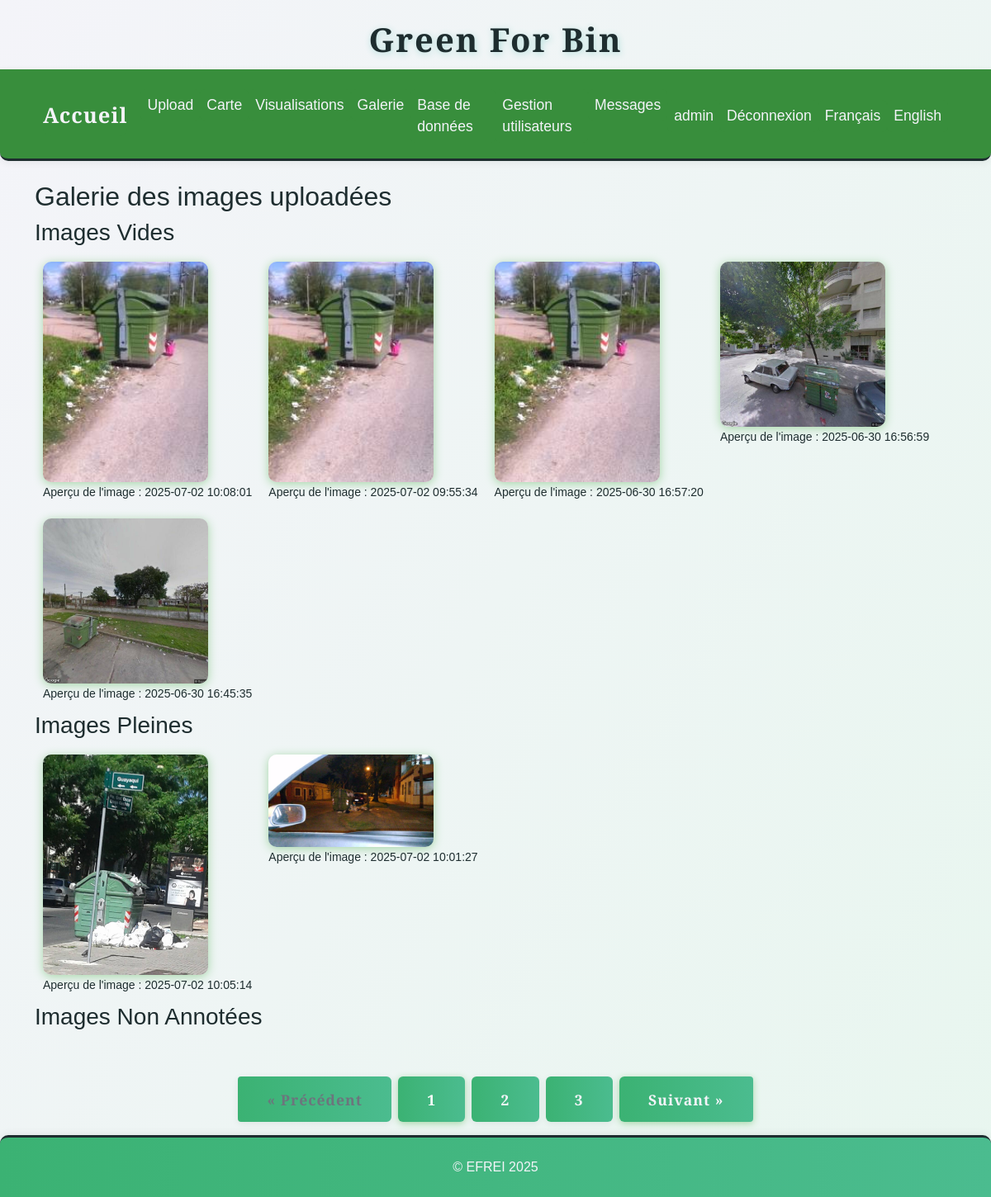
Screenshot of /gallery (signed in) with the database file from the repository.
### tables this page shows
CREATE TABLE images (
                id INTEGER PRIMARY KEY AUTOINCREMENT,
                filename TEXT,
                upload_date TEXT,
                annotation TEXT,
                width INTEGER,
                height INTEGER,
                file_size INTEGER,
                avg_color TEXT,
                hist_rgb TEXT,
                hist_lum TEXT,
                contrast INTEGER,
                contour_count INTEGER,
                localisation TEXT
            );

### app.py (the view)
@app.route('/gallery')
@login_required
def gallery():
    page = int(request.args.get('page', 1))
    per_page = 5
    offset = (page - 1) * per_page
    with sqlite3.connect(DB_PATH) as conn:
        c = conn.cursor()
        c.execute("SELECT COUNT(*) FROM images WHERE annotation LIKE '%vide%'")
        total_vides = c.fetchone()[0]
        c.execute("SELECT filename, upload_date FROM images WHERE annotation LIKE '%vide%' ORDER BY upload_date DESC LIMIT ? OFFSET ?", (per_page, offset))
        vides = c.fetchall()
        c.execute("SELECT COUNT(*) FROM images WHERE annotation LIKE '%pleine%'")
        total_pleines = c.fetchone()[0]
        c.execute("SELECT filename, upload_date FROM images WHERE annotation LIKE '%pleine%' ORDER BY upload_date DESC LIMIT ? OFFSET ?", (per_page, offset))
        pleines = c.fetchall()
        c.execute("SELECT COUNT(*) FROM images WHERE annotation IS NULL OR annotation = ''")
        total_non_label = c.fetchone()[0]
        c.execute("SELECT filename, upload_date FROM images WHERE annotation IS NULL OR annotation = '' ORDER BY upload_date DESC LIMIT ? OFFSET ?", (per_page, offset))
        non_labelisees = c.fetchall()
    total_pages = max(ceil(max(total_vides, total_pleines, total_non_label) / per_page), 1)
    return render_template('gallery.html', vides=vides, pleines=pleines, non_labelisees=non_labelisees, page=page, total_pages=total_pages)

### app.py (called while the page is built)
def get_locale():
    return session.get('lang', request.accept_languages.best_match(['en', 'fr']))

@app.context_processor
def inject_locale():
    return dict(get_locale=get_locale)

def login_required(f):
    @wraps(f)
    def decorated_function(*args, **kwargs):
        if 'user_id' not in session:
            flash('Vous devez être connecté pour accéder à cette page.', 'error')
            return redirect(url_for('login'))
        return f(*args, **kwargs)
    return decorated_function

### templates/gallery.html (shortened to what this page needs)
{% extends "base.html" %}
{% block content %}
    <h2>{{ _('Galerie des images uploadées') }}</h2>
    <h3>{{ _('Images Vides') }}</h3>
    <div style="display: flex; flex-wrap: wrap;">
        {% for image in vides %}
            <div style="margin: 10px;">
                <img src="{{ url_for('static', filename='uploads/' + image[0]) }}" width="200" loading="lazy"><br>
                <small>{{ _('Aperçu de l\'image') }} : {{ image[1] }}</small>
            </div>
        {% endfor %}
    </div>
    <h3>{{ _('Images Pleines') }}</h3>
    <div style="display: flex; flex-wrap: wrap;">
        {% for image in pleines %}
            <div style="margin: 10px;">
                <img src="{{ url_for('static', filename='uploads/' + image[0]) }}" width="200" loading="lazy"><br>
                <small>{{ _('Aperçu de l\'image') }} : {{ image[1] }}</small>
            </div>
        {% endfor %}
    </div>
    <h3>{{ _('Images Non Annotées') }}</h3>
    {% include "pagination.html" %}
{% endblock %}

### static/css/style.css (style rules this page uses)
:root { --green-dark: #22332a; --green: #3b5249; --green-light: #6e8b7b; --beige: #f6f5ec; --white: #fff; --black: #222; --radius: 2.5rem; --shadow: 0 4px 24px rgba(34,51,42,0.10); --transition: all 0.3s cubic-bezier(.4,0,.2,1); }
html, body { height: 100%; margin: 0; padding: 0; }
body { display: flex; flex-direction: column; min-height: 100vh; }

### static/css/greenforbin.css (style rules this page uses)
body { background: linear-gradient(135deg, #e8f5e9 0%, #c8e6c9 100%); color: #234d20; font-family: 'Segoe UI', 'Roboto', Arial, sans-serif; min-height: 100vh; }
img { border-radius: 10px; box-shadow: 0 2px 12px #a5d6a7; transition: transform 0.2s; }

### templates/base.html (style rules this page uses)
body { background: linear-gradient(120deg, #f4f4f9 0%, #e8f6ef 100%); min-height: 100vh; color: #1e2d2f; font-family: 'Quercus Serif', 'Montserrat', 'Quicksand', Arial, sans-serif !important; }
body, h1, h2, h3, h4, h5, h6, .navbar, .nav-link, .btn, .card, .table, .form-control, .modal-content { font-family: 'Quercus Serif', 'Montserrat', 'Quicksand', Arial, sans-serif !important; color: #1e2d2f; }

### rows the page displays
images: filename (picture), upload_date "2025-07-02 10:08:01"
images: filename (picture), upload_date "2025-07-02 09:55:34"
images: filename (picture), upload_date "2025-06-30 16:57:20"
images: filename (picture), upload_date "2025-06-30 16:56:59"
images: filename (picture), upload_date "2025-06-30 16:45:35"
images: filename (picture), upload_date "2025-07-02 10:05:14"
images: filename (picture), upload_date "2025-07-02 10:01:27"

### other values shown
{{ session.get('username') }} "admin"
{{ p }} "1" "2" "3"
